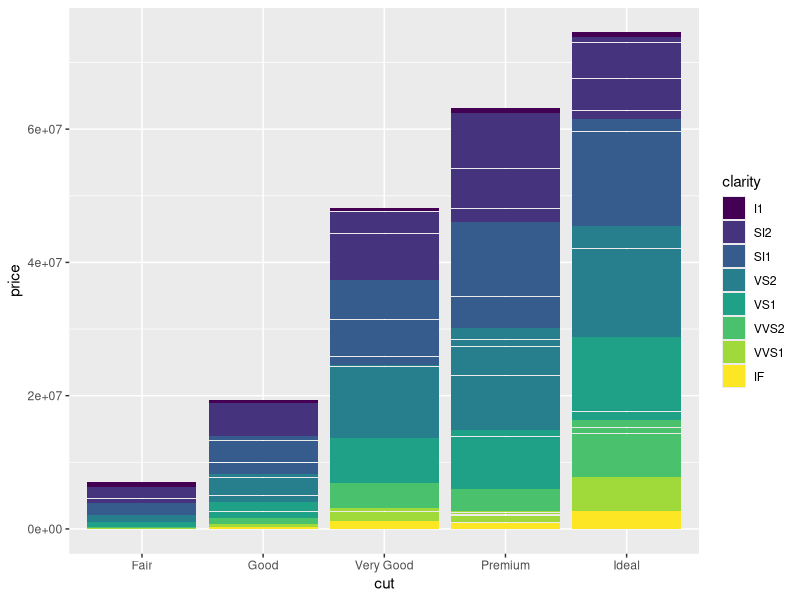
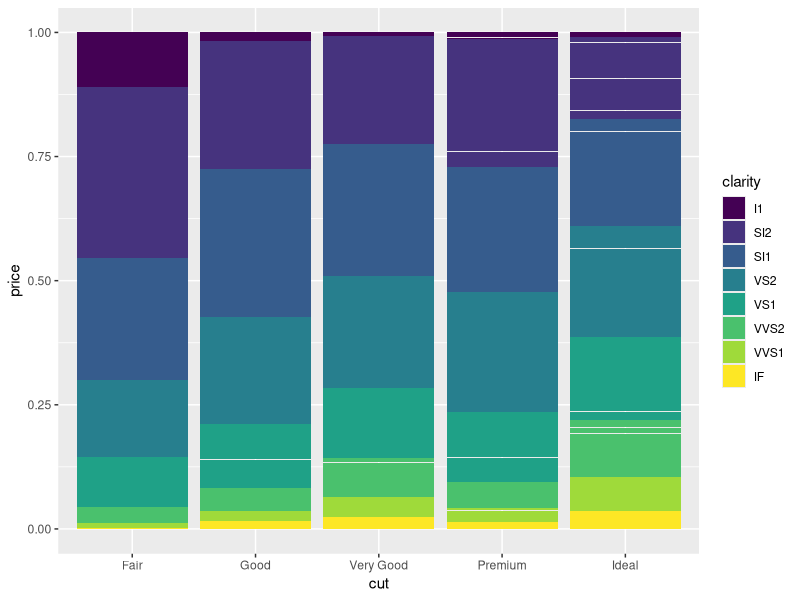
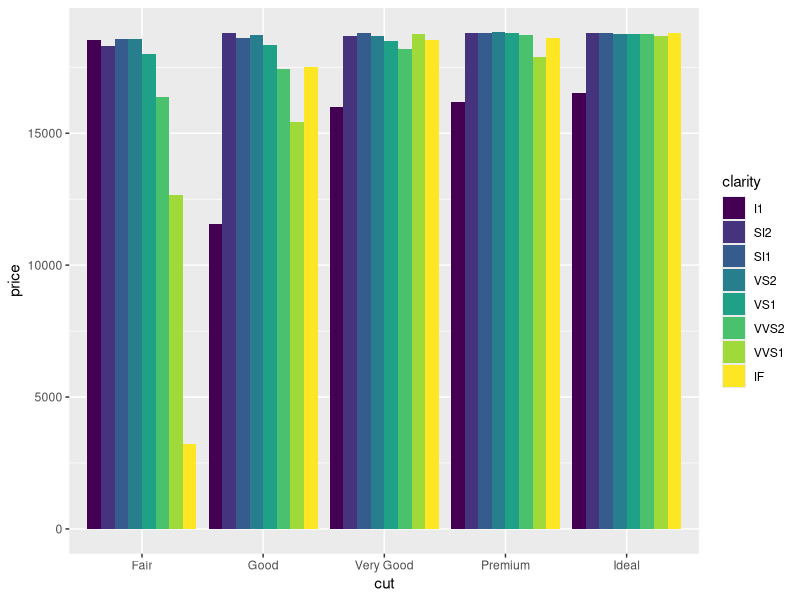
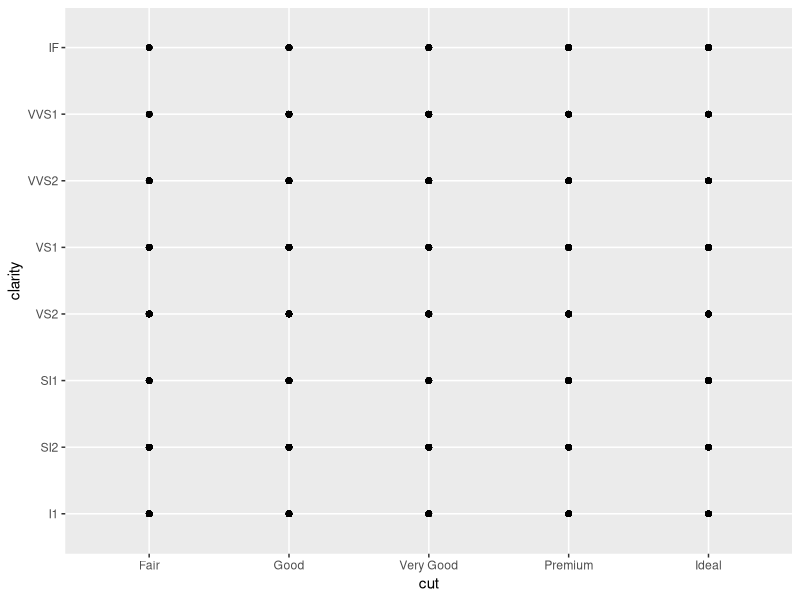
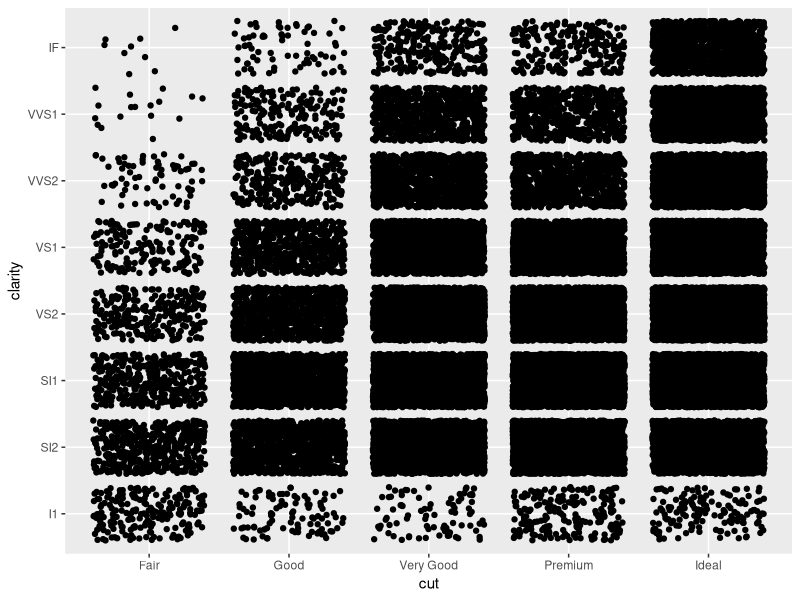
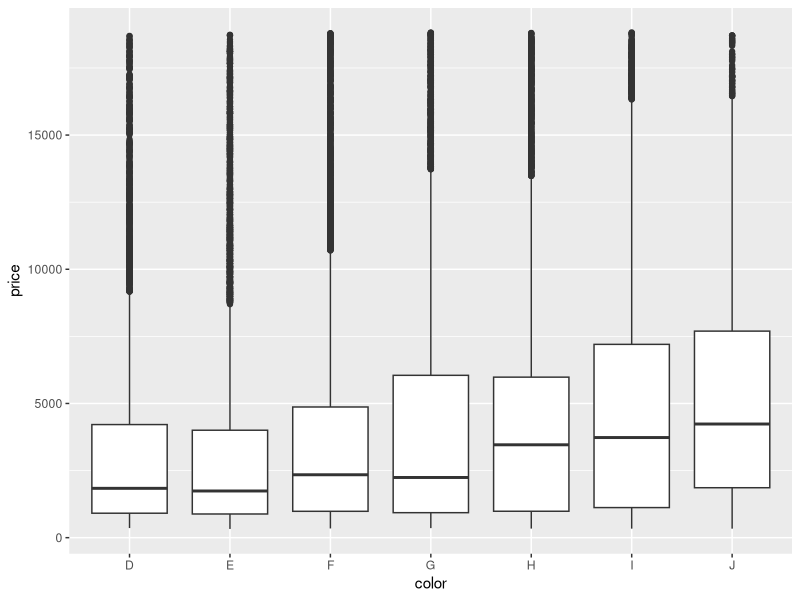
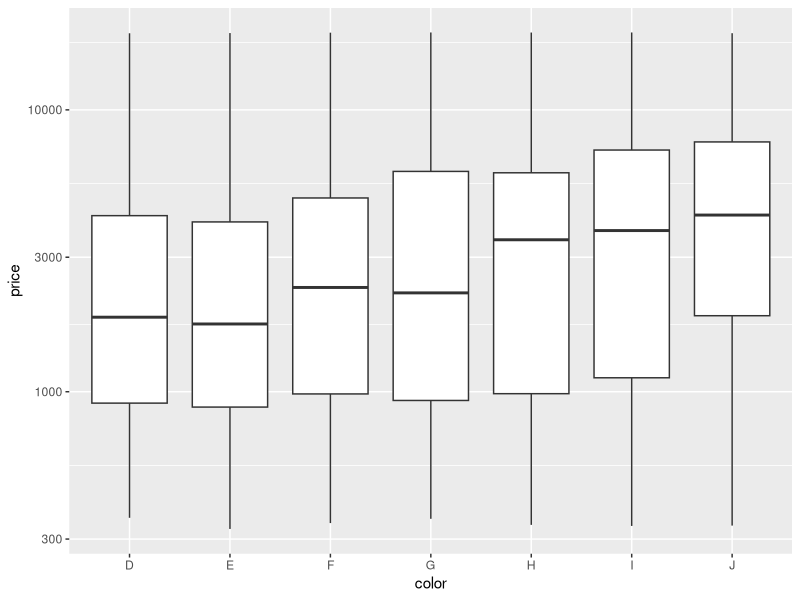
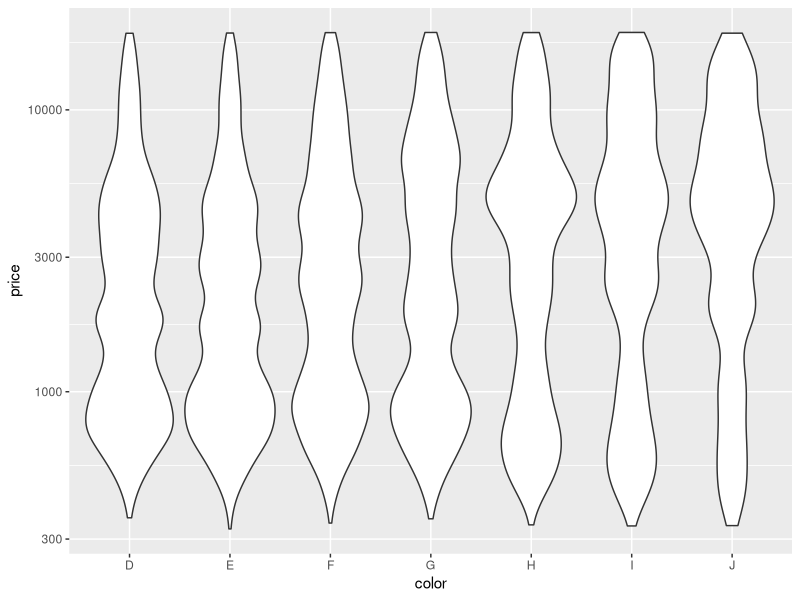

Write R code to recreate these figures, in order.
# エクササイズ2: このエクササイズでは`ggplot2`ライブラリを用いて高度なデータ可視化技術を学んでいきます

# `ggplot2`パッケージをインストールしロードする
#install.packages('ggplot2')
library("ggplot2")


# このエクササイズでも`diamonds`データセットを用います
# `?diamonds`コマンドを用いてデータセットの詳細を確認して下さい
?diamonds

## 位置調整

# `diamonds`を対象に積み上げ棒グラフを描画して下さい
# この時、x軸には`cut`を、y軸には`price`を、fillは`clarity`を指定して下さい
ggplot(data = diamonds) +
  geom_col(mapping = aes(x = cut, y = price, fill = clarity))

# 上と同じグラフを `position = "fill"` として描画し直して下さい
ggplot(data = diamonds) +
  geom_col(mapping = aes(x = cut, y = price, fill = clarity), position = "fill")

# 上と同じグラフを `position = "dodge"` として描画し直して下さい
ggplot(data = diamonds) +
  geom_col(mapping = aes(x = cut, y = price, fill = clarity), position = "dodge")

# `diamonds`を対象に積み上げ散布図を描画して下さい
# この時、x軸には`cut`を、y軸には`clarity`を指定して下さい
ggplot(data = diamonds) +
  geom_point(mapping = aes(x = cut, y = clarity))

# 上と同じグラフを `position = "jitter"` として描画し直して下さい
ggplot(data = diamonds) +
  geom_point(mapping = aes(x = cut, y = clarity), position = "jitter")

## スケール(目盛り)

# `diamonds`を対象に箱ひげ図(`geom_boxplot()`)を描画して下さい
# この時、x軸には`color`を、y軸には`price`を指定して下さい
ggplot(data = diamonds) +
  geom_boxplot(mapping = aes(x = color, y = price))

# このデータセットには多数の外れ値が含まれており箱ひげ図が読みづらくなっています
# そのため、y軸に対数スケール（目盛り）を設定して再度箱ひげ図を描画して下さい
ggplot(data = diamonds) +
  geom_boxplot(mapping = aes(x = color, y = price)) +
  scale_y_log10()

# 上と同じグラフをバイオリンプロットで描画し直して下さい
ggplot(data = diamonds) +
  geom_violin(mapping = aes(x = color, y = price)) +
  scale_y_log10()

# `diamonds`を対象に`geom_bin2d()`を用いてヒートマップを描画して下さい
# この時、x軸には`carat`を、y軸には`price`を指定して下さい
# また、x軸、y軸それぞれ対数スケール（目盛り）にした時のヒートマップも描画して下さい
ggplot(data = diamonds) +
  geom_bin2d(mapping = aes(x = carat, y = price)) +
  scale_x_log10() +
  scale_y_log10()

# `diamonds`を対象に散布図を描画して下さい
# この時、x軸には`carat`を、y軸には`price`、色に`clarity`を指定して下さい
ggplot(data = diamonds) +
  geom_point(mapping = aes(x = carat, y = price, color = clarity))

# `scale_color_brewer()`を用いて上の散布図を塗り直して下さい
ggplot(data = diamonds) +
  geom_point(mapping = aes(x = carat, y = price, color = clarity)) +
  scale_color_brewer(palette = "Spectral")

## 座標系

# `diamonds`を対象に棒グラフ(`geom_bar()`)を描画して下さい
# この時、x軸とfillには`cut`を指定して下さい
# また、`width`オプションを1にして下さい
bar <- ggplot(data = diamonds) +
  geom_bar(mapping = aes(x = cut, fill = cut), width = 1)
bar

# 上と同じグラフをx軸とy軸を反転させて描画し直して下さい
bar + coord_flip()

# 上と同じグラフを極座標系を用いて描画し直して下さい
bar + coord_polar()

## ファセット

# `diamonds_sample`を対象に積み上げ散布図を描画して下さい
# この時、x軸には`cut`を、y軸には`price`、色は`clarity`を指定して下さい
# また、ファセットを用いて`color`別にグラフを描画して下さい
ggplot(data = diamonds) +
  geom_point(mapping = aes(x = carat, y = price, color = clarity)) +
  scale_color_brewer(palette = "Spectral") +
  facet_wrap(~ color)

## 画像の保存

# `ggsave()`を用いて画像を保存して下さい
# この時、保存する画像のファイル名は"my-plot.png"として下さい
ggsave("my-plot.png")
